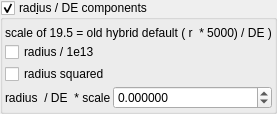
                    <widget class="MyGroupBox" name="groupCheck_fractal_coloring_rad_div_de_enabled_false">
                     <property name="toolTip">
                      <string>&lt;html&gt;&lt;head/&gt;&lt;body&gt;&lt;p&gt;ColorValue is derived from the radius of the point divided by the DE value, at termination.&lt;/p&gt;&lt;p&gt;Radius derived changes in colorValue are often inside the fractal. Can use with pseudoKleinian type structures.&lt;/p&gt;&lt;/body&gt;&lt;/html&gt;</string>
                     </property>
                     <property name="title">
                      <string>rad&amp;ius / DE components</string>
                     </property>
                     <property name="checkable">
                      <bool>true</bool>
                     </property>
                     <layout class="QVBoxLayout" name="verticalLayout_36" stretch="0,0,0,0">
                      <property name="spacing">
                       <number>2</number>
                      </property>
                      <property name="leftMargin">
                       <number>2</number>
                      </property>
                      <property name="topMargin">
                       <number>6</number>
                      </property>
                      <property name="rightMargin">
                       <number>2</number>
                      </property>
                      <property name="bottomMargin">
                       <number>2</number>
                      </property>
                      <item>
                       <widget class="QLabel" name="label_84">
                        <property name="font">
                         <font>
                          <weight>50</weight>
                          <bold>false</bold>
                         </font>
                        </property>
                        <property name="text">
                         <string>scale of 19.5 = old hybrid default ( r  * 5000) / DE )</string>
                        </property>
                       </widget>
                      </item>
                      <item>
                       <widget class="MyCheckBox" name="checkBox_fractal_coloring_rad_div_de_1e13_false">
                        <property name="text">
                         <string notr="true">radius / 1e13</string>
                        </property>
                       </widget>
                      </item>
                      <item>
                       <widget class="MyCheckBox" name="checkBox_fractal_coloring_rad_div_de_squared_false">
                        <property name="text">
                         <string notr="true">radius squared</string>
                        </property>
                       </widget>
                      </item>
                      <item>
                       <layout class="QGridLayout" name="gridLayout_19" columnstretch="0,1">
                        <property name="spacing">
                         <number>2</number>
                        </property>
                        <item row="1" column="1">
                         <widget class="MyDoubleSpinBox" name="spinbox_fractal_coloring_rad_div_de_weight">
                          <property name="sizePolicy">
                           <sizepolicy hsizetype="Minimum" vsizetype="Maximum">
                            <horstretch>0</horstretch>
                            <verstretch>0</verstretch>
                           </sizepolicy>
                          </property>
                          <property name="prefix">
                           <string/>
                          </property>
                          <property name="suffix">
                           <string/>
                          </property>
                          <property name="decimals">
                           <number>6</number>
                          </property>
                          <property name="minimum">
                           <double>-99999.999899999995250</double>
                          </property>
                          <property name="maximum">
                           <double>99999.999899999995250</double>
                          </property>
                          <property name="singleStep">
                           <double>0.100000000000000</double>
                          </property>
                         </widget>
                        </item>
                        <item row="1" column="0">
                         <widget class="QLabel" name="label_53">
                          <property name="text">
                           <string>radius  / DE  * scale</string>
                          </property>
                         </widget>
                        </item>
                       </layout>
                      </item>
                     </layout>
                    </widget>
